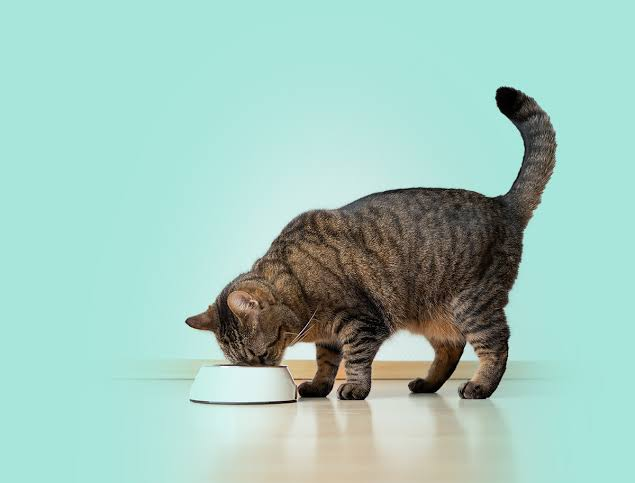
#> input picture tests/cat.jpg, 635 x 483 px, found by its file name
$ jupyter execute --allow-errors test_triper.ipynb   (shell and % lines are left out)
#> lines starting #> are read from the running program, lines starting #| are printed output that depends on the picture
### triper/model/builder.py
import torch
from typing import Optional, Dict, Any, Tuple
from llava.model.builder import load_pretrained_model
from .triper_arch import TriperModel
from triper.configs.triper_config import TriperConfig
from .audio import build_audio_encoder
from .audio import build_audio_projector


def from_pretrained_components(
    llava_model_path: str,
    audio_encoder_path: Optional[str] = None,
    audio_projector_path: Optional[str] = None,
    audio_config: Optional[Dict] = None,
    freeze_llava: bool = True,
    device_map: str = "auto"
) -> Tuple[Any, TriperModel, Any, int, Any]:
    """
    从预训练组件构建Triper模型

    Returns:
        tokenizer, triper_model, image_processor, context_len, audio_encoder
    """

    print("🔄 Building Triper model from components...")
    print(f"   LLaVA model: {llava_model_path}")
    print(f"   Audio encoder: {audio_encoder_path}")
    print(f"   Audio projector: {'Built from config' if audio_projector_path is None else audio_projector_path}")
    print(f"   Freeze LLaVA: {freeze_llava}")

    # 1. 加载LLaVA模型
    print("🔄 Loading LLaVA model...")
    tokenizer, llava_model, image_processor, context_len = load_pretrained_model(
        model_path=llava_model_path,
        model_base=None,
        model_name=llava_model_path.split('/')[-1],
        device_map=device_map
    )

    # [23 lines of commented-out code are left out]
    audio_encoder = None
    if audio_encoder_path and audio_config:
        try:
            print("🔄 Building audio encoder...")

            # 确保音频配置包含路径
            if 'audio_model_path' not in audio_config:
                audio_config['audio_model_path'] = audio_encoder_path

            # 创建临时配置对象来构建编码器
            from triper.configs.triper_config import TriperConfig
            temp_config = TriperConfig(**audio_config)

            audio_encoder = build_audio_encoder(temp_config)

            # 🔧 关键修复：将音频编码器移到GPU
            if audio_encoder is not None:
                # 获取主模型的设备
                main_device = next(llava_model.parameters()).device
                print(f"🔄 Moving audio encoder to device: {main_device}")

                audio_encoder = audio_encoder.to(main_device)

                # 冻结音频编码器参数
                for param in audio_encoder.parameters():
                    param.requires_grad = False
                print("🔒 Audio encoder parameters frozen")

                print(f"✅ Audio encoder built and moved to {main_device}: {type(audio_encoder).__name__}")

        except Exception as e:
            print(f"⚠️ Failed to build audio encoder: {e}")
            import traceback
            traceback.print_exc()

    # 3. 创建Triper配置并将投影器也移到GPU
    print("🔄 Creating Triper model...")

    config_dict = {
        'model_type': 'triper',
        'freeze_llava': freeze_llava,
        'hidden_size': getattr(llava_model.config, 'hidden_size', 5120),
        'vocab_size': getattr(llava_model.config, 'vocab_size', 32000),
    }

    # 合并音频配置
    if audio_config:
        config_dict.update(audio_config)

    triper_config = TriperConfig(**config_dict)

    # 4. 创建Triper模型
    triper_model = TriperModel(triper_config)

    # 🔧 将Triper模型移到与LLaVA相同的设备
    main_device = next(llava_model.parameters()).device
    print(f"🔄 Moving Triper model to device: {main_device}")
    triper_model = triper_model.to(main_device)

    # 5. 附加组件
    triper_model.attach_llava_model(llava_model)

    if audio_encoder is not None:
        triper_model.set_audio_encoder(audio_encoder)

    triper_model.set_components(tokenizer, image_processor, context_len)

    print("✅ Triper model created successfully!")
    triper_model.print_model_summary()

    return tokenizer, triper_model, image_processor, context_len, audio_encoder


# [44 lines left out: function _create_triper_config_from_llava, not called in this run]

### notebooks/test_triper.ipynb
[cell 1]
import os
import sys
sys.path.append('/home/wly/szl_all_code/triper-project')
from triper.model.builder import from_pretrained_components

[cell 2]
audio_config = {
    'mm_audio_encoder': 'whisper_vq',
    'audio_hidden_size': 1280,  # Whisper输出维度
    'audio_model_path': '/sda1/glm-4-voice-tokenizer',
    'audio_projector_type': 'mlp2x_gelu',
    'audio_projector_hidden_dim': 2048,
    'dropout': 0.1
}
#> (the rest of this cell did not finish here and is left out)

[cell 3]
audio_path = '/home/wly/szl_all_code/triper-project/tests/audio.wav'
#> (the rest of this cell did not finish here and is left out)

[cell 4]
from PIL import Image
# 加载图像
def load_image(image_path):
    """加载并预处理图像"""
    image = Image.open(image_path).convert('RGB').resize((336, 336))
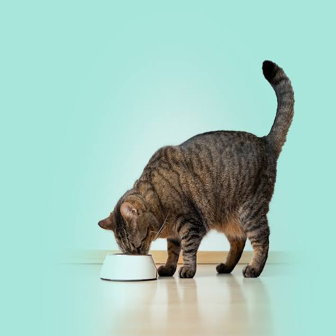
#> image: PIL image 336x336 RGB; mean R, G, B 161, 199.8, 188.7
    return image

image_path = '/home/wly/szl_all_code/triper-project/tests/cat.jpg'
image = load_image(image_path)
print(f"Image size: {image.size}")
#| Image size: (336, 336)
